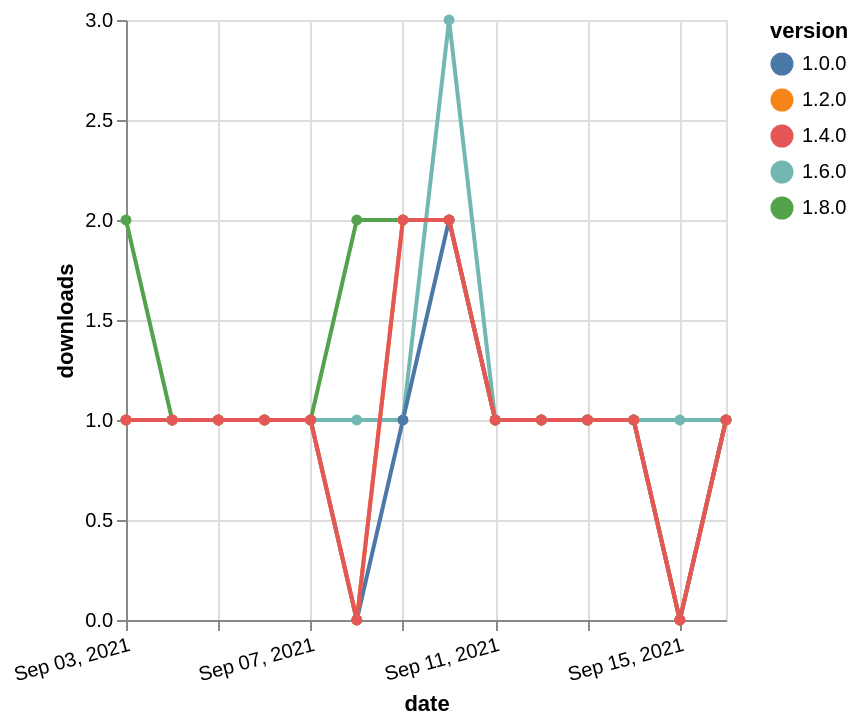

Vega-Lite specification for this chart:
### Vega-Lite specification from a JSON file in a GitHub repository (floating-point values rounded to 4 significant figures)
{"$schema": "https://vega.github.io/schema/vega-lite/v5.json", "description": "A simple bar chart with embedded data.", "data": {"values": [{"date": "2021-09-03", "total": 186, "delta": 1, "version": "1.6.0"}, {"date": "2021-09-04", "total": 187, "delta": 1, "version": "1.6.0"}, {"date": "2021-09-05", "total": 188, "delta": 1, "version": "1.6.0"}, {"date": "2021-09-06", "total": 189, "delta": 1, "version": "1.6.0"}, {"date": "2021-09-07", "total": 190, "delta": 1, "version": "1.6.0"}, {"date": "2021-09-08", "total": 191, "delta": 1, "version": "1.6.0"}, {"date": "2021-09-09", "total": 192, "delta": 1, "version": "1.6.0"}, {"date": "2021-09-10", "total": 195, "delta": 3, "version": "1.6.0"}, {"date": "2021-09-11", "total": 196, "delta": 1, "version": "1.6.0"}, {"date": "2021-09-12", "total": 197, "delta": 1, "version": "1.6.0"}, {"date": "2021-09-13", "total": 198, "delta": 1, "version": "1.6.0"}, {"date": "2021-09-14", "total": 199, "delta": 1, "version": "1.6.0"}, {"date": "2021-09-15", "total": 200, "delta": 1, "version": "1.6.0"}, {"date": "2021-09-16", "total": 201, "delta": 1, "version": "1.6.0"}, {"date": "2021-09-03", "total": 120, "delta": 2, "version": "1.8.0"}, {"date": "2021-09-04", "total": 121, "delta": 1, "version": "1.8.0"}, {"date": "2021-09-05", "total": 122, "delta": 1, "version": "1.8.0"}, {"date": "2021-09-06", "total": 123, "delta": 1, "version": "1.8.0"}, {"date": "2021-09-07", "total": 124, "delta": 1, "version": "1.8.0"}, {"date": "2021-09-08", "total": 126, "delta": 2, "version": "1.8.0"}, {"date": "2021-09-09", "total": 128, "delta": 2, "version": "1.8.0"}, {"date": "2021-09-10", "total": 130, "delta": 2, "version": "1.8.0"}, {"date": "2021-09-11", "total": 131, "delta": 1, "version": "1.8.0"}, {"date": "2021-09-12", "total": 132, "delta": 1, "version": "1.8.0"}, {"date": "2021-09-13", "total": 133, "delta": 1, "version": "1.8.0"}, {"date": "2021-09-14", "total": 134, "delta": 1, "version": "1.8.0"}, {"date": "2021-09-15", "total": 134, "delta": 0, "version": "1.8.0"}, {"date": "2021-09-16", "total": 135, "delta": 1, "version": "1.8.0"}, {"date": "2021-09-03", "total": 191, "delta": 1, "version": "1.0.0"}, {"date": "2021-09-04", "total": 192, "delta": 1, "version": "1.0.0"}, {"date": "2021-09-05", "total": 193, "delta": 1, "version": "1.0.0"}, {"date": "2021-09-06", "total": 194, "delta": 1, "version": "1.0.0"}, {"date": "2021-09-07", "total": 195, "delta": 1, "version": "1.0.0"}, {"date": "2021-09-08", "total": 195, "delta": 0, "version": "1.0.0"}, {"date": "2021-09-09", "total": 196, "delta": 1, "version": "1.0.0"}, {"date": "2021-09-10", "total": 198, "delta": 2, "version": "1.0.0"}, {"date": "2021-09-11", "total": 199, "delta": 1, "version": "1.0.0"}, {"date": "2021-09-12", "total": 200, "delta": 1, "version": "1.0.0"}, {"date": "2021-09-13", "total": 201, "delta": 1, "version": "1.0.0"}, {"date": "2021-09-14", "total": 202, "delta": 1, "version": "1.0.0"}, {"date": "2021-09-15", "total": 202, "delta": 0, "version": "1.0.0"}, {"date": "2021-09-16", "total": 203, "delta": 1, "version": "1.0.0"}, {"date": "2021-09-03", "total": 183, "delta": 1, "version": "1.2.0"}, {"date": "2021-09-04", "total": 184, "delta": 1, "version": "1.2.0"}, {"date": "2021-09-05", "total": 185, "delta": 1, "version": "1.2.0"}, {"date": "2021-09-06", "total": 186, "delta": 1, "version": "1.2.0"}, {"date": "2021-09-07", "total": 187, "delta": 1, "version": "1.2.0"}, {"date": "2021-09-08", "total": 187, "delta": 0, "version": "1.2.0"}, {"date": "2021-09-09", "total": 189, "delta": 2, "version": "1.2.0"}, {"date": "2021-09-10", "total": 191, "delta": 2, "version": "1.2.0"}, {"date": "2021-09-11", "total": 192, "delta": 1, "version": "1.2.0"}, {"date": "2021-09-12", "total": 193, "delta": 1, "version": "1.2.0"}, {"date": "2021-09-13", "total": 194, "delta": 1, "version": "1.2.0"}, {"date": "2021-09-14", "total": 195, "delta": 1, "version": "1.2.0"}, {"date": "2021-09-15", "total": 195, "delta": 0, "version": "1.2.0"}, {"date": "2021-09-16", "total": 196, "delta": 1, "version": "1.2.0"}, {"date": "2021-09-03", "total": 164, "delta": 1, "version": "1.4.0"}, {"date": "2021-09-04", "total": 165, "delta": 1, "version": "1.4.0"}, {"date": "2021-09-05", "total": 166, "delta": 1, "version": "1.4.0"}, {"date": "2021-09-06", "total": 167, "delta": 1, "version": "1.4.0"}, {"date": "2021-09-07", "total": 168, "delta": 1, "version": "1.4.0"}, {"date": "2021-09-08", "total": 168, "delta": 0, "version": "1.4.0"}, {"date": "2021-09-09", "total": 170, "delta": 2, "version": "1.4.0"}, {"date": "2021-09-10", "total": 172, "delta": 2, "version": "1.4.0"}, {"date": "2021-09-11", "total": 173, "delta": 1, "version": "1.4.0"}, {"date": "2021-09-12", "total": 174, "delta": 1, "version": "1.4.0"}, {"date": "2021-09-13", "total": 175, "delta": 1, "version": "1.4.0"}, {"date": "2021-09-14", "total": 176, "delta": 1, "version": "1.4.0"}, {"date": "2021-09-15", "total": 176, "delta": 0, "version": "1.4.0"}, {"date": "2021-09-16", "total": 177, "delta": 1, "version": "1.4.0"}]}, "width": "container", "mark": {"type": "line", "point": {"filled": true}}, "encoding": {"x": {"field": "date", "type": "temporal", "timeUnit": "yearmonthdate", "title": "date", "axis": {"labelAngle": -15}}, "y": {"field": "delta", "type": "quantitative", "title": "downloads"}, "color": {"field": "version", "type": "nominal"}, "tooltip": {"field": "delta"}}}
